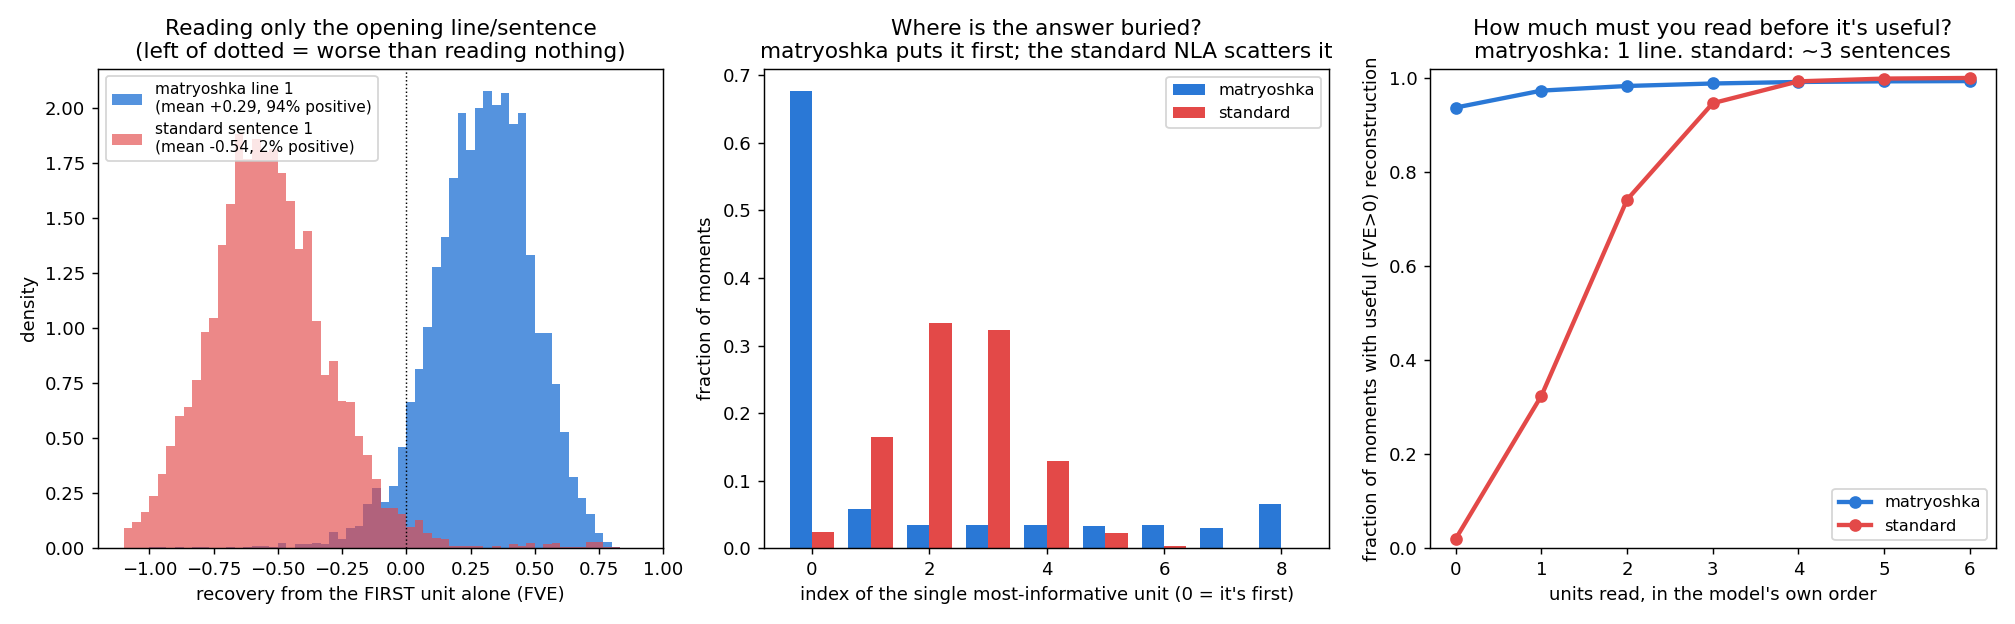

Here is the Python script that generated this plot:
"""The buried lede: matryoshka leads with the answer; the standard NLA opens
with throat-clearing and hides the informative sentence in the middle.

Uses only precomputed data (space/loo.json, space_std/loo.json — the solo/pfx
arrays). No GPU. Produces buried_lede.png + prints the head-to-head stats.

Core measurements per described moment (5,274 positions, both models):
  - solo FVE of the FIRST unit read (line 1 / sentence 1)
  - index of the single most-informative unit (0 = it's first)
  - how many units, in the model's own order, before the running reconstruction
    beats knowing-nothing (FVE > 0)
"""
import json
import re
from pathlib import Path

import numpy as np

HERE = Path(__file__).resolve().parent
SENT = re.compile(r"(?<=[.!?])\s+")


def collect():
    out = {}
    ml = json.load(open(HERE / "space" / "loo.json"))["entries"]
    mpre = json.load(open(HERE / "space" / "precache.json"))["entries"]
    sl = json.load(open(HERE / "space_std" / "loo.json"))["entries"]
    spre = json.load(open(HERE / "space_std" / "precache.json"))["entries"]

    def gather(loo_entries, pre_entries, cum_from_pre):
        first_solo, best_idx, first_pos, first_units = [], [], [], []
        for le, pe in zip(loo_entries, pre_entries):
            cum = (r["fve"] for r in [])  # placeholder
            for i, (f, s) in enumerate(zip(le["full"], le["solo"])):
                if f is None or s is None or not s:
                    continue
                first_solo.append(s[0])
                best_idx.append(int(np.argmax(s)))
                if cum_from_pre:  # matryoshka: cumulative fve lives in precache
                    fve = pe["results"][i]["fve"]
                else:             # standard: cumulative is loo's pfx
                    fve = le["pfx"][i]
                first_pos.append(next((k for k, v in enumerate(fve) if v > 0), len(fve)))
                # first unit text (for the preamble gallery)
                if cum_from_pre:
                    first_units.append(pe["results"][i]["lines"][0])
                else:
                    first_units.append(SENT.split(le["units"][i][0])[0]
                                       if le["units"][i] else "")
        return (np.array(first_solo), np.array(best_idx),
                np.array(first_pos), first_units)

    out["mat"] = gather(ml, mpre, True)
    out["std"] = gather(sl, spre, False)
    return out


def main():
    d = collect()
    for name, key in [("matryoshka (line units)", "mat"), ("standard (sentence units)", "std")]:
        fs, bi, fp, _ = d[key]
        print(f"\n[{name}] n={len(fs)}")
        print(f"  first unit alone: mean solo-FVE {fs.mean():+.3f}, frac positive {np.mean(fs > 0):.1%}")
        print(f"  most-informative unit index: mean {bi.mean():.2f}, frac it's FIRST {np.mean(bi == 0):.1%}")
        print(f"  units read (own order) to reach FVE>0: mean {fp.mean():.2f}, "
              f"frac needing ≥2 {np.mean(fp >= 1):.1%}")

    import matplotlib
    matplotlib.use("Agg")
    import matplotlib.pyplot as plt
    BLUE, RED = "#2a78d6", "#e34948"
    fig, ax = plt.subplots(1, 3, figsize=(15.5, 4.8))

    # panel 1: solo-FVE of the first unit
    bins = np.linspace(-1.1, 0.9, 61)
    ax[0].hist(d["mat"][0], bins=bins, density=True, color=BLUE, alpha=.8,
               label=f"matryoshka line 1\n(mean {d['mat'][0].mean():+.2f}, {np.mean(d['mat'][0] > 0):.0%} positive)")
    ax[0].hist(d["std"][0], bins=bins, density=True, color=RED, alpha=.65,
               label=f"standard sentence 1\n(mean {d['std'][0].mean():+.2f}, {np.mean(d['std'][0] > 0):.0%} positive)")
    ax[0].axvline(0, color="k", lw=.8, ls=":")
    ax[0].set(xlabel="recovery from the FIRST unit alone (FVE)", ylabel="density",
              title="Reading only the opening line/sentence\n(left of dotted = worse than reading nothing)")
    ax[0].legend(fontsize=8.5, loc="upper left")

    # panel 2: where is the informative unit?
    mx = 8
    for key, c, lab, off in [("mat", BLUE, "matryoshka", -0.19), ("std", RED, "standard", 0.19)]:
        bi = np.clip(d[key][1], 0, mx)
        vals, _ = np.histogram(bi, bins=np.arange(mx + 2))
        ax[1].bar(np.arange(mx + 1) + off, vals / vals.sum(), 0.38, color=c, label=lab)
    ax[1].set(xlabel="index of the single most-informative unit (0 = it's first)",
              ylabel="fraction of moments",
              title="Where is the answer buried?\nmatryoshka puts it first; the standard NLA scatters it")
    ax[1].legend(fontsize=9)

    # panel 3: units-to-positive, cumulative
    for key, c, lab in [("mat", BLUE, "matryoshka"), ("std", RED, "standard")]:
        fp = d[key][2]
        xs = np.arange(0, 7)
        ys = [np.mean(fp <= k) for k in xs]
        ax[2].plot(xs, ys, "o-", color=c, lw=2.4, ms=6, label=lab)
    ax[2].set(xlabel="units read, in the model's own order",
              ylabel="fraction of moments with useful (FVE>0) reconstruction",
              title="How much must you read before it's useful?\nmatryoshka: 1 line. standard: ~3 sentences",
              ylim=(0, 1.02))
    ax[2].legend(fontsize=9, loc="lower right")

    fig.tight_layout()
    png = HERE / "buried_lede.png"
    fig.savefig(png, dpi=130)
    print(f"\n[saved] {png}")

    # a gallery of standard first sentences (the preamble) + matryoshka first lines
    print("\n--- standard opening sentences (throat-clearing) vs matryoshka opening lines ---")
    for i in range(0, 5275, 900):
        if i < len(d["std"][3]):
            print(f"  STD:  {d['std'][3][i][:88]}")
            print(f"  MAT:  {d['mat'][3][i][:88]}\n")


if __name__ == "__main__":
    main()
